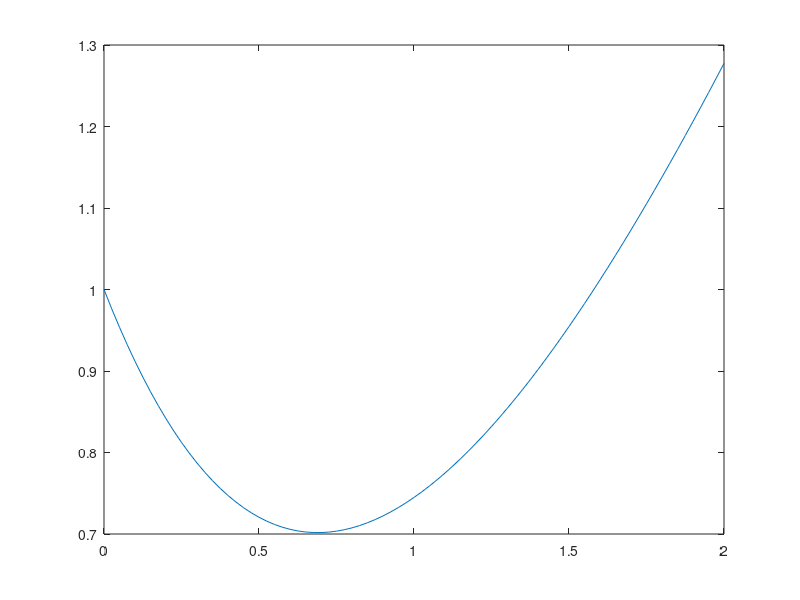

Reproduce this figure in MATLAB.
%Euler Backward ODE Solver
clear
clc
close all

%Inputs
func = @(x,y) x-y;
h = 0.025;
x_upper_lim = 2;
x_0 = 0;
x = transpose(x_0:h:x_upper_lim);
y = zeros(length(x),1);
%Initial Boundary Condition
y(1,1) = 1;
%Implicit Function hence dependent on function; Change the 
%loop function accordingly
for i = 2:length(y)
    y(i,1) = (y(i-1)+h*x(i))/(1+h);
end

%Result
plot(x,y)